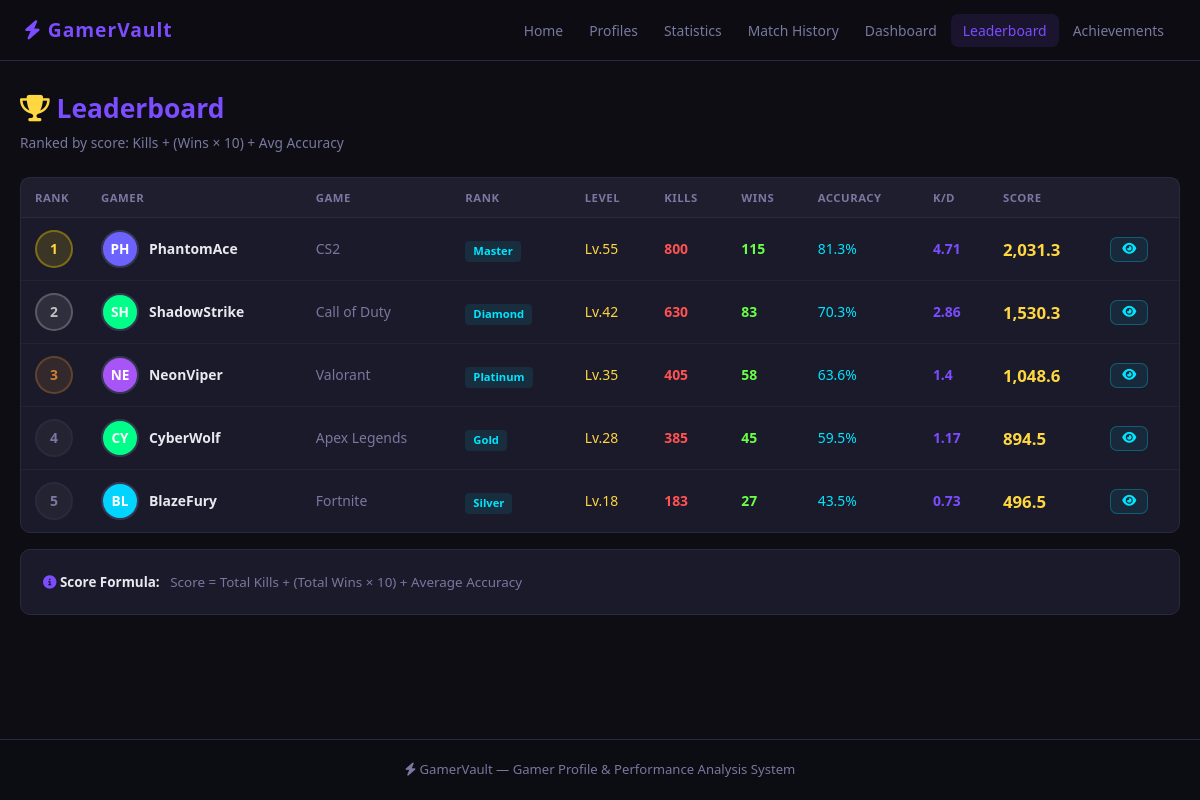
The page /leaderboard.php on the database its author committed.
### tables this page shows
CREATE TABLE profiles (
    id            INT AUTO_INCREMENT PRIMARY KEY,
    gamer_name    VARCHAR(100) NOT NULL,
    favorite_game VARCHAR(100) DEFAULT '',
    gamer_rank    VARCHAR(50)  DEFAULT 'Unranked',
    preferred_role VARCHAR(50) DEFAULT '',
    bio           TEXT,
    level         INT DEFAULT 1,
    xp            INT DEFAULT 0,
    created_at    TIMESTAMP DEFAULT CURRENT_TIMESTAMP
);

### config.php (called while the page is built, shortened)
<?php
function avatarColor($name) {
    $colors = ['#6c63ff','#ff6584','#00d4ff','#00ff88','#ffaa00','#ff4466','#a855f7','#06b6d4'];
    return $colors[ord($name[0] ?? 'A') % count($colors)];
}
function initials($name) {
    $name = trim($name);
    $parts = preg_split('/\s+/', $name);
    return strtoupper(substr($name, 0, 2));
}
?>

### leaderboard.php (the view, shortened to what this page needs)
<?php
require_once 'config.php';
$result = $conn->query(
    "SELECT p.id, p.gamer_name, p.favorite_game, p.gamer_rank, p.level,
            COALESCE(SUM(s.kills),0)          AS tk,
            COALESCE(SUM(s.deaths),0)         AS td,
            COALESCE(SUM(s.wins),0)           AS tw,
            COALESCE(SUM(s.matches_played),0) AS tm,
            COALESCE(AVG(s.accuracy),0)       AS aa,
            ROUND(COALESCE(SUM(s.kills),0) + (COALESCE(SUM(s.wins),0) * 10) + COALESCE(AVG(s.accuracy),0), 1) AS score
     FROM profiles p
     LEFT JOIN statistics s ON s.profile_id = p.id
     GROUP BY p.id, p.gamer_name, p.favorite_game, p.gamer_rank, p.level
     ORDER BY score DESC"
);
require_once 'includes/header.php';
?>
<div class="page-header">
    <div>
        <div class="page-title"><i class="fa-solid fa-trophy" style="color:var(--yellow)"></i> <span>Leaderboard</span></div>
        <div class="page-sub">Ranked by score: Kills + (Wins &times; 10) + Avg Accuracy</div>
    </div>
</div>
<?php if ($result->num_rows === 0): ?>
<div class="empty">
    <i class="fa-solid fa-trophy" style="font-size:2.8rem;color:var(--dim);display:block;margin-bottom:12px"></i>
    <p>No data yet. Add profiles and sessions to see rankings.</p>
</div>
<?php else: ?>
<div class="card">
    <div class="table-wrap">
        <table class="data-table">
            <thead>
                <tr>
                    <th style="width:60px">Rank</th>
                    <th>Gamer</th>
                    <th>Game</th>
                    <th>Rank</th>
                    <th>Level</th>
                    <th>Kills</th>
                    <th>Wins</th>
                    <th>Accuracy</th>
                    <th>K/D</th>
                    <th>Score</th>
                    <th></th>
                </tr>
            </thead>
            <tbody>
            <?php $rank = 1; while ($row = $result->fetch_assoc()):
                $kd = $row['td'] > 0 ? round($row['tk'] / $row['td'], 2) : (float)$row['tk'];
                $medal_class = $rank === 1 ? 'rk-1' : ($rank === 2 ? 'rk-2' : ($rank === 3 ? 'rk-3' : 'rk-n'));
            ?>
            <tr>
                <td><div class="rank-num <?= $medal_class ?>"><?= $rank ?></div></td>
                <td>
                    <div style="display:flex;align-items:center;gap:10px;">
                        <div class="avatar" style="width:38px;height:38px;font-size:0.85rem;background:<?= avatarColor($row['gamer_name']) ?>"><?= initials($row['gamer_name']) ?></div>
                        <strong><?= htmlspecialchars($row['gamer_name']) ?></strong>
                    </div>
                </td>
                <td style="color:var(--muted)"><?= htmlspecialchars($row['favorite_game']) ?></td>
                <td><span class="rank-pill"><?= htmlspecialchars($row['gamer_rank']) ?></span></td>
                <td style="color:var(--yellow)">Lv.<?= $row['level'] ?></td>
                <td style="color:var(--red);font-weight:700"><?= number_format($row['tk']) ?></td>
                <td style="color:var(--green);font-weight:700"><?= number_format($row['tw']) ?></td>
                <td style="color:var(--cyan)"><?= round($row['aa'],1) ?>%</td>
                <td style="color:var(--purple);font-weight:700"><?= $kd ?></td>
                <td><span class="score-val"><?= number_format($row['score'], 1) ?></span></td>
                <td><a href="profile_detail.php?id=<?= $row['id'] ?>" class="btn btn-cyan btn-sm"><i class="fa-solid fa-eye"></i></a></td>
            </tr>
            <?php $rank++; endwhile; ?>
            </tbody>
        </table>
    </div>
</div>
<div class="card" style="margin-top:16px;">
    <div class="card-body" style="font-size:0.84rem;color:var(--muted);">
        <strong style="color:var(--text);"><i class="fa-solid fa-circle-info" style="color:var(--purple)"></i> Score Formula:</strong>
        &nbsp; Score = Total Kills &plus; (Total Wins &times; 10) &plus; Average Accuracy
    </div>
</div>
<?php endif; ?>
<?php require_once 'includes/footer.php'; ?>

### css/style.css (style rules this page uses)
:root { --bg: #0d0d13; --bg2: #13131f; --card: #1a1a2a; --card2: #1e1e2e; --border: #2a2a3d; --border2: #363650; --purple: #7c4dff; --cyan: #00e5ff; --yellow: #ffd740; --green: #69ff47; --red: #ff5252; --orange: #ffab40; --text: #e8e8f0; --muted: #7878a0; --dim: #454568; --radius: 10px; --glow: 0 0 22px rgba(124,77,255,0.22); --ease: all 0.25s ease; }
* { margin:0; padding:0; box-sizing:border-box; }
body { background: var(--bg); color: var(--text); font-family: 'Segoe UI', system-ui, Arial, sans-serif; min-height: 100vh; display: flex; flex-direction: column; font-size: 15px; line-height: 1.5; }
a { color: inherit; }
.page-header { display: flex; align-items: center; justify-content: space-between; flex-wrap: wrap; gap: 12px; margin-bottom: 24px; }
.page-title { font-size: 1.65rem; font-weight: 800; }
.page-title span { color: var(--purple); }
.page-sub { color: var(--muted); font-size: 0.86rem; margin-top: 4px; }
.btn { display: inline-flex; align-items: center; gap: 6px; padding: 8px 16px; border: none; border-radius: 7px; font-size: 0.87rem; font-weight: 600; cursor: pointer; text-decoration: none; transition: var(--ease); white-space: nowrap; line-height: 1; }
.btn-cyan { background: rgba(0,229,255,0.08); color: var(--cyan); border: 1px solid rgba(0,229,255,0.28); }
.btn-sm { padding: 5px 11px; font-size: 0.78rem; }
.card { background: var(--card); border: 1px solid var(--border); border-radius: var(--radius); transition: border-color 0.25s; }
.card-body { padding: 22px; }
.avatar { width: 52px; height: 52px; border-radius: 50%; display: flex; align-items: center; justify-content: center; font-size: 1.2rem; font-weight: 800; color: #fff; flex-shrink: 0; border: 2px solid var(--border2); }
.rank-pill { display: inline-block; background: rgba(0,229,255,0.09); color: var(--cyan); font-size: 0.7rem; font-weight: 600; padding: 2px 8px; border-radius: 4px; margin-top: 4px; }
.table-wrap { overflow-x: auto; }
.data-table { width:100%; border-collapse:collapse; }
.data-table th { text-align:left; padding:11px 14px; font-size:0.71rem; text-transform:uppercase; letter-spacing:0.5px; color:var(--muted); border-bottom:1px solid var(--border); background:rgba(255,255,255,0.02); white-space:nowrap; }
.data-table td { padding:12px 14px; font-size:0.87rem; border-bottom:1px solid rgba(255,255,255,0.04); vertical-align:middle; }
.data-table tr:last-child td { border-bottom:none; }
.rank-num { width:38px; height:38px; border-radius:50%; display:flex; align-items:center; justify-content:center; font-weight:800; font-size:0.87rem; flex-shrink:0; }
.rk-1 { background:rgba(255,215,0,0.14); color:#ffd740; border:2px solid rgba(255,215,0,0.34); }
.rk-2 { background:rgba(192,192,192,0.12); color:#c0c0c0; border:2px solid rgba(192,192,192,0.3); }
.rk-3 { background:rgba(205,127,50,0.14); color:#cd7f32; border:2px solid rgba(205,127,50,0.3); }
.rk-n { background:rgba(255,255,255,0.04); color:var(--muted); border:2px solid var(--border); }
.score-val { font-size:1.05rem; font-weight:800; color:var(--yellow); }

### rows shown on the page
profiles: gamer_name "PH", gamer_name "PhantomAce", favorite_game "CS2", gamer_rank "Master", level "55", tk "800", tw "115", aa "81.3", kd "4.71", score "2,031.3"
profiles: gamer_name "SH", gamer_name "ShadowStrike", favorite_game "Call of Duty", gamer_rank "Diamond", level "42", tk "630", tw "83", aa "70.3", kd "2.86", score "1,530.3"
profiles: gamer_name "NE", gamer_name "NeonViper", favorite_game "Valorant", gamer_rank "Platinum", level "35", tk "405", tw "58", aa "63.6", kd "1.4", score "1,048.6"
profiles: gamer_name "CY", gamer_name "CyberWolf", favorite_game "Apex Legends", gamer_rank "Gold", level "28", tk "385", tw "45", aa "59.5", kd "1.17", score "894.5"
profiles: gamer_name "BL", gamer_name "BlazeFury", favorite_game "Fortnite", gamer_rank "Silver", level "18", tk "183", tw "27", aa "43.5", kd "0.73", score "496.5"
